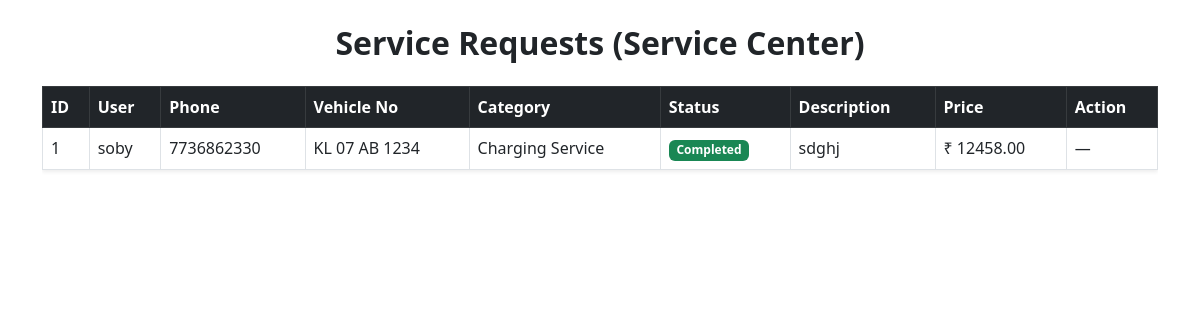
/servicelist_center/1, run on an earlier commit of the app's database.
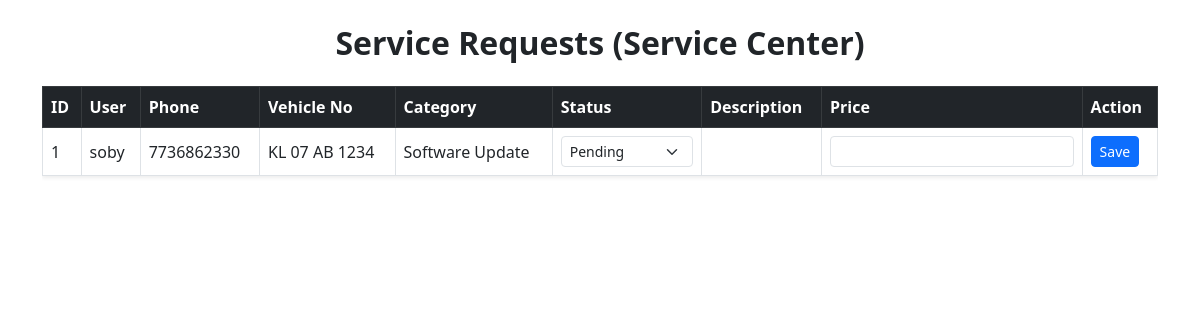
And on a later commit of the database.
### user_app/models.py (models this page shows)
class EVService(models.Model):
    SERVICE_CATEGORY_CHOICES = [
        ('software', 'Software Update'),
        ('charging', 'Charging Service'),
        ('battery', 'Battery Service'),
        ('water', 'Water Wash'),
        ('mechanical', 'Mechanical Service'),
        ('electrical', 'Electrical Service'),
    ]
    STATUS_CHOICES = [
        ('pending', 'Pending'),
        ('assigned', 'Assigned'),
        ('completed', 'Completed'),
    ]
    category = models.CharField(max_length=20,choices=SERVICE_CATEGORY_CHOICES)
    service_centre = models.ForeignKey(Service_Centre,on_delete=models.CASCADE,related_name='ev_services')
    user = models.ForeignKey(CustomUser,on_delete=models.CASCADE)
    description = models.TextField(blank=True)
    status = models.CharField(max_length=20,choices=STATUS_CHOICES,default='pending')
    price = models.DecimalField(max_digits=8,decimal_places=2,null=True,blank=True)
    payment = models.TextField(choices=[('pending','pending'),
                                        ('completed','completed')],default='pending')
    created_at = models.DateTimeField(auto_now_add=True)
    updated_at = models.DateTimeField(auto_now=True)

class CustomUser(AbstractUser):
    phone = models.CharField(max_length=15)

class Vehicle(models.Model):
    user = models.OneToOneField(CustomUser,on_delete=models.CASCADE,null=True,blank=True)
    brand = models.CharField(max_length=100,null=True,blank=True)
    model = models.CharField(max_length=100,null=True,blank=True)
    connector_type = models.CharField(max_length=100,choices=[('type1', 'Type 1'),
        ('type2', 'Type 2'),
        ('ccs2', 'CCS2'),
        ('gbt', 'GB/T'),
        ('chademo', 'CHAdeMO'),])
    vin = models.CharField(max_length=30,null=True,blank=True)
    registration_num = models.CharField(max_length=100,null=True)

### service_app/views.py (the view)
# urls.py: path('servicelist_center/<int:service_centre_id>',ServiceRquestInCenter.as_view(),name='ServiceRquestInCenter'),
class ServiceRquestInCenter(ListView):
    model = EVService
    template_name = "servicelist_center.html"
    context_object_name = "servicerq"
    def get_queryset(self):
        return EVService.objects.filter(service_centre_id=self.kwargs['service_centre_id'])

### service_app/templates/servicelist_center.html (shortened to what this page needs)
<!DOCTYPE html>
<html lang="en">
<head>
    <link href="https://cdn.jsdelivr.net/npm/bootstrap@5.3.0/dist/css/bootstrap.min.css" rel="stylesheet">
</head>
<body>
<div class="container py-4">
    <h2 class="fw-bold mb-4 text-center">
        Service Requests (Service Center)
    </h2>
    {% if servicerq %}
    <div class="table-responsive d-none d-md-block">
        <table class="table table-bordered align-middle shadow-sm bg-white">
            <thead class="table-dark">
                <tr>
                    <th>ID</th>
                    <th>User</th>
                    <th>Phone</th>
                    <th>Vehicle No</th>
                    <th>Category</th>
                    <th>Status</th>
                    <th>Description</th>
                    <th>Price</th>
                    <th>Action</th>
                </tr>
            </thead>
            <tbody>
            {% for service in servicerq %}
                <tr>
                    <form method="post" action="{% url 'servicecenter_inline_update' service.id %}">
                        <td>{{ service.id }}</td>
                        <td>{{ service.user }}</td>
                        <td>{{ service.user.phone }}</td>
                        <td>{{ service.user.vehicle.registration_num }}</td>
                        <td>{{ service.get_category_display }}</td>
                        <td>
                            {% if service.status != "completed" %}
                            <select name="status" class="form-select form-select-sm">
                                <option value="pending" {% if service.status == "pending" %}selected{% endif %}>Pending</option>
                            </select>
                            {% else %}
                                <span class="badge bg-success">Completed</span>
                            {% endif %}
                        </td>
                        <td>{{ service.description }}</td>
                        <td>
                            {% if service.status != "completed" %}
                            <input type="number" step="0.01" name="price"
                                   class="form-control form-control-sm"
                                   value="{{ service.price|default_if_none:'' }}">
                            {% else %}
                                ₹ {{ service.price }}
                            {% endif %}
                        </td>
                        <td>
                            {% if service.status != "completed" %}
                            <button type="submit" class="btn btn-sm btn-primary">
                                Save
                            </button>
                            {% else %}
                            —
                            {% endif %}
                        </td>
                    </form>
                </tr>
            {% endfor %}
            </tbody>
        </table>
    </div>
    {% else %}
    <div class="alert alert-info text-center">
        No service requests found.
    </div>
    {% endif %}
</div>
</body>
</html>

What changed in the data, as far as the page shows it:
changed EVService "soby": category "Charging Service" → "Software Update"; status (not shown) → "Pending"; description "sdghj" → (not shown); price "12458.00" → (not shown); status "Completed ₹ —" → "Save"
